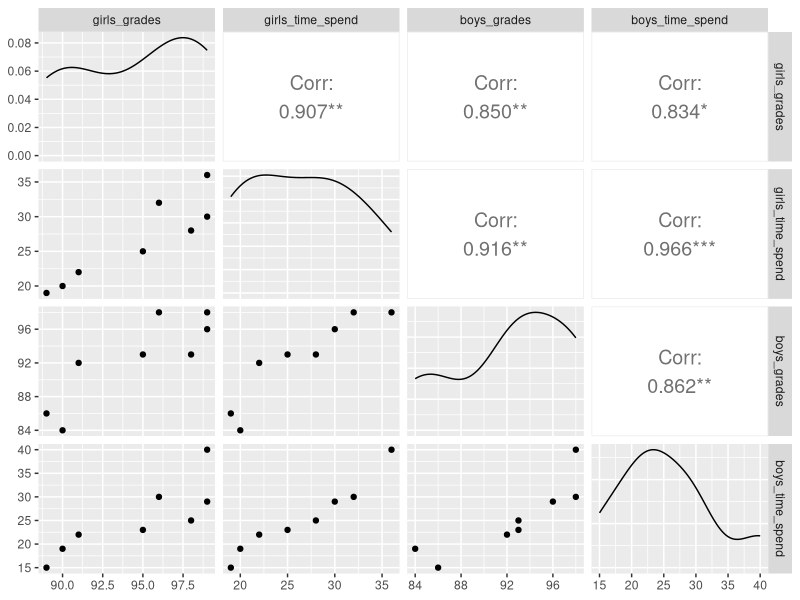

This figure's R source:
# Question A
# Question A1:
# Null Hypothesis: Average breaking stength(?) of cookies produced will equal 70
# Alternative Hypothesis: Average breaking strength(?) of cookies produced will not equal 70
#Question A2:
mu <- 70
sigma <- 3.5
xbar <- 69.1
n <- 49
z <- (xbar-mu)/(sigma/sqrt(n))
z
# z-score of -1.8
#z-score falls within +- 1.96 so we fail to reject the null hypothesis.
#Question A3:
my_p_value <- 2 * pnorm(z)
my_p_value
# P value is 0.0719 and is greater than the 0.05and z-score falls within +- 1.96 so we fail to reject the null hypothesis.
#Question A4:
mu <- 70
sigma <- 1.75
xbar <- 69.1
z <- (xbar-mu)/(sigma/sqrt(n))
z
#z-score of -3.6 is outside of +- 1.96 so we can reject the null hypothesis.
my_p_value <- 2 * pnorm(z)
my_p_value
#P value is 0.0003 and indicates high correlation so we can reject the null hypothesis.
#Question A5:
sigma <- 3.5
xbar <- 69.1
n <- 49
z <- (xbar-mu)/(sigma/sqrt(n))
z
#z-score of -2 is outside +- 1.96 so we can reject the null hypothesis
my_p_value <- 2 * pnorm(z)
my_p_value
#p-value of 0.046 shows strong correlation so we can reject the null hypothesis.

#Question B:
xbar <- 85
sigma <- 8
n <- 64
z <- qnorm(0.975)
# I think this is right because we are looking for 2.5% on each side.
lower <- (xbar-z)/(sigma/sqrt(n))
upper <- (xbar+z)/(sigma/sqrt(n))
lower #83.04
upper #86.96

#Question C:
girls_grades <- c(89, 90, 91, 95, 98, 99, 96, 99)
girls_time_spend <- c(19, 20, 22, 25, 28, 30, 32, 36)

boys_grades <- c(86, 84, 92, 93, 93, 96, 98, 98)
boys_time_spend <- c(15, 19, 22, 23, 25, 29, 30, 40)
cor.test(girls_grades, girls_time_spend, method = "pearson")
cor.test(boys_grades, boys_time_spend, method = "pearson")
# correlation for girls: 0.907
# correlation for boys: 0.862
boy_and_girl_cc <- data.frame(girls_grades, girls_time_spend, boys_grades, boys_time_spend)
install.packages("GGally")
library(ggplot2)
library(GGally)
ggpairs(
  boy_and_girl_cc,
  upper = list(continuous = wrap("cor", size = 5)),
  lower = list(continuous = "points"),
  diag  = list(continuous = "densityDiag")
)
#I could not get this to compile with the install.packages() line.

